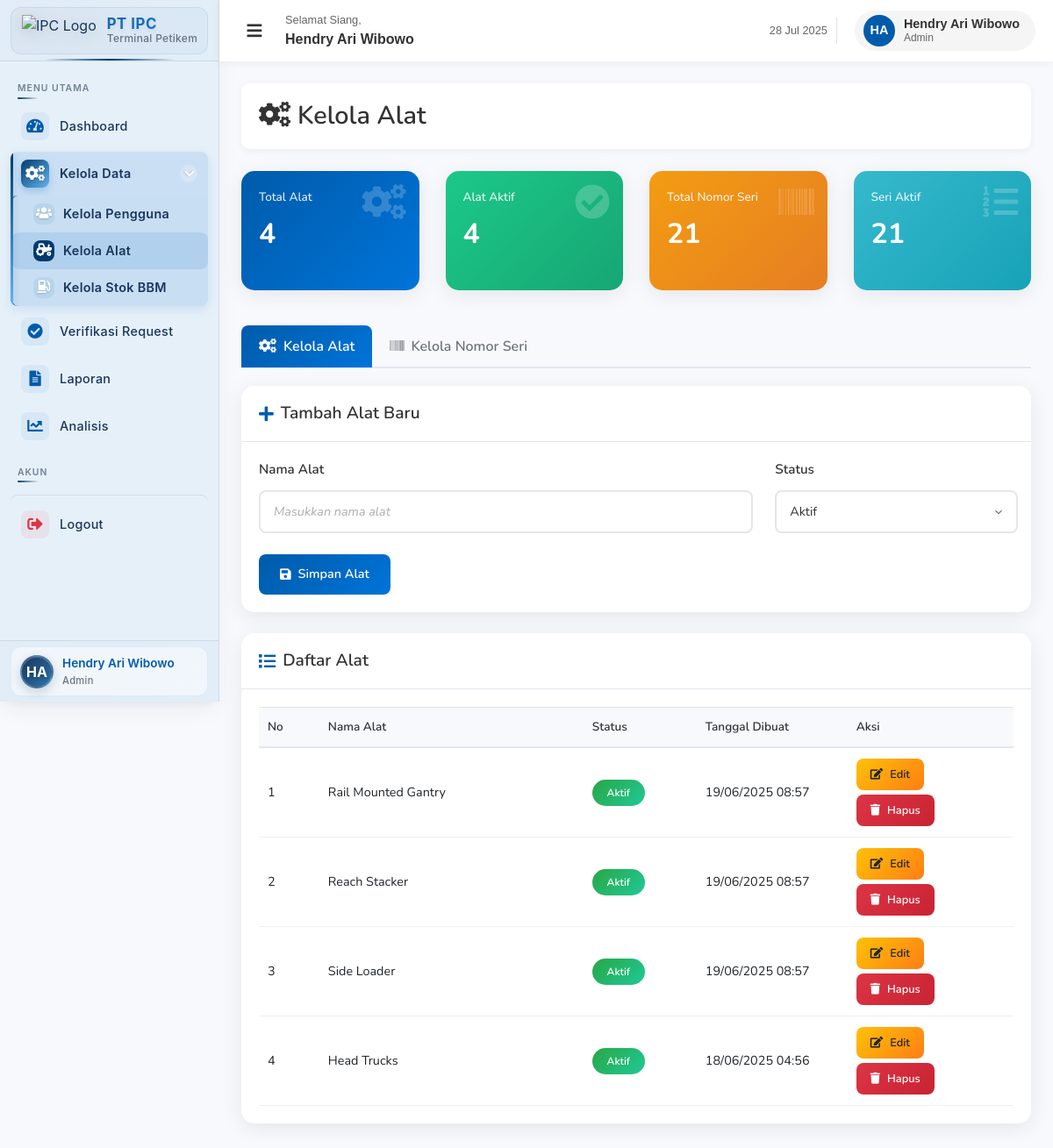
/kelola_alat.php (signed in), run on the app's committed database.
### tables this page shows
CREATE TABLE `alat` (
  `id_alat` int(2) NOT NULL,
  `nama_alat` varchar(20) NOT NULL,
  `status` enum('aktif','nonaktif') DEFAULT 'aktif',
  `created_at` timestamp NOT NULL DEFAULT current_timestamp()
);

### kelola_alat.php (the view, shortened to what this page needs)
<?php
require_once('../../config/db.php');
$edit_alat = null;
$alat_query = "SELECT * FROM alat ORDER BY created_at DESC";
$alat_result = mysqli_query($conn, $alat_query);
$total_alat = mysqli_query($conn, "SELECT COUNT(*) as total FROM alat");
$total_alat_count = mysqli_fetch_assoc($total_alat)['total'];
$alat_aktif = mysqli_query($conn, "SELECT COUNT(*) as total FROM alat WHERE status = 'aktif'");
$alat_aktif_count = mysqli_fetch_assoc($alat_aktif)['total'];
$total_nomor_seri = mysqli_query($conn, "SELECT COUNT(*) as total FROM nomor_seri");
$total_nomor_seri_count = mysqli_fetch_assoc($total_nomor_seri)['total'];
$seri_aktif = mysqli_query($conn, "SELECT COUNT(*) as total FROM nomor_seri WHERE status = 'aktif'");
$seri_aktif_count = mysqli_fetch_assoc($seri_aktif)['total'];
?>
<!DOCTYPE html>
<html lang="id">
<head>
    <link rel="stylesheet" href="https://cdnjs.cloudflare.com/ajax/libs/font-awesome/5.15.3/css/all.min.css">
    <link rel="stylesheet" href="https://cdnjs.cloudflare.com/ajax/libs/bootstrap/4.6.0/css/bootstrap.min.css">
</head>
<body>
    <?php
    include('../../includes/sidebar.php');
    include('../../includes/topbar.php');
    ?>
    <div class="main-content">
        <div class="page-header">
            <h1><i class="fas fa-cogs mr-2"></i>Kelola Alat</h1>
        </div>
        <div class="row mb-4">
            <div class="col-xl-3 col-lg-6 col-md-6 col-sm-6 mb-3">
                <div class="card card-stats primary h-100">
                    <div class="card-body">
                        <div class="stats-text">Total Alat</div>
                        <div class="stats-number"><?php echo $total_alat_count; ?></div>
                        <i class="fas fa-cogs stats-icon"></i>
                    </div>
                </div>
            </div>
            <div class="col-xl-3 col-lg-6 col-md-6 col-sm-6 mb-3">
                <div class="card card-stats success h-100">
                    <div class="card-body">
                        <div class="stats-text">Alat Aktif</div>
                        <div class="stats-number"><?php echo $alat_aktif_count; ?></div>
                        <i class="fas fa-check-circle stats-icon"></i>
                    </div>
                </div>
            </div>
            <div class="col-xl-3 col-lg-6 col-md-6 col-sm-6 mb-3">
                <div class="card card-stats warning h-100">
                    <div class="card-body">
                        <div class="stats-text">Total Nomor Seri</div>
                        <div class="stats-number"><?php echo $total_nomor_seri_count; ?></div>
                        <i class="fas fa-barcode stats-icon"></i>
                    </div>
                </div>
            </div>
            <div class="col-xl-3 col-lg-6 col-md-6 col-sm-6 mb-3">
                <div class="card card-stats info h-100">
                    <div class="card-body">
                        <div class="stats-text">Seri Aktif</div>
                        <div class="stats-number"><?php echo $seri_aktif_count; ?></div>
                        <i class="fas fa-list-ol stats-icon"></i>
                    </div>
                </div>
            </div>
        </div>
        <ul class="nav nav-tabs" id="alatTabs" role="tablist">
            <li class="nav-item">
                <a class="nav-link <?php echo (!isset($_GET['edit_seri']) && (!isset($_GET['tab']) || $_GET['tab'] == 'alat')) ? 'active' : ''; ?>" id="alat-tab" data-toggle="tab" href="#alat" role="tab">
                    <i class="fas fa-cogs mr-2"></i>Kelola Alat
                </a>
            </li>
            <li class="nav-item">
                <a class="nav-link <?php echo (isset($_GET['edit_seri']) || (isset($_GET['tab']) && $_GET['tab'] == 'nomor-seri')) ? 'active' : ''; ?>" id="nomor-seri-tab" data-toggle="tab" href="#nomor-seri" role="tab">
                    <i class="fas fa-barcode mr-2"></i>Kelola Nomor Seri
                </a>
            </li>
        </ul>
        <div class="tab-content" id="alatTabsContent">
            <div class="tab-pane fade <?php echo (!isset($_GET['edit_seri']) && (!isset($_GET['tab']) || $_GET['tab'] == 'alat')) ? 'show active' : ''; ?>" id="alat" role="tabpanel">
                <div class="card mb-4">
                    <div class="card-header">
                        <h5><i class="fas fa-<?php echo $edit_alat ? 'edit' : 'plus'; ?> mr-2"></i><?php echo $edit_alat ? 'Edit Alat' : 'Tambah Alat Baru'; ?></h5>
                    </div>
                    <div class="card-body">
                        <form method="POST">
                            <div class="row">
                                <div class="col-md-8">
                                    <div class="form-group">
                                        <label for="nama_alat">Nama Alat</label>
                                        <input type="text" class="form-control" id="nama_alat" name="nama_alat"
                                               value="<?php echo $edit_alat ? htmlspecialchars($edit_alat['nama_alat']) : ''; ?>"
                                               placeholder="Masukkan nama alat" required>
                                    </div>
                                </div>
                                <div class="col-md-4">
                                    <div class="form-group">
                                        <label for="status">Status</label>
                                        <select class="form-control" id="status" name="status" required>
                                            <option value="aktif" <?php echo ($edit_alat && $edit_alat['status'] == 'aktif') ? 'selected' : ''; ?>>Aktif</option>
                                        </select>
                                    </div>
                                </div>
                            </div>
                            <div class="form-group mb-0">
                                <button type="submit" name="<?php echo $edit_alat ? 'edit_alat' : 'add_alat'; ?>" class="btn btn-primary">
                                    <i class="fas fa-save mr-2"></i><?php echo $edit_alat ? 'Update Alat' : 'Simpan Alat'; ?>
                                </button>
                            </div>
                        </form>
                    </div>
                </div>
                <div class="card">
                    <div class="card-header">
                        <h5><i class="fas fa-list mr-2"></i>Daftar Alat</h5>
                    </div>
                    <div class="card-body">
                        <div class="table-responsive">
                            <table class="table table-hover">
                                <thead>
                                    <tr>
                                        <th width="8%">No</th>
                                        <th width="35%">Nama Alat</th>
                                        <th width="15%">Status</th>
                                        <th width="20%">Tanggal Dibuat</th>
                                        <th width="22%">Aksi</th>
                                    </tr>
                                </thead>
                                <tbody>
                                    <?php
                                    $no = 1;
                                    mysqli_data_seek($alat_result, 0);
                                    while ($alat = mysqli_fetch_assoc($alat_result)):
                                    ?>
                                        <tr>
                                            <td><?php echo $no++; ?></td>
                                            <td><?php echo htmlspecialchars($alat['nama_alat']); ?></td>
                                            <td>
                                                <span class="status-badge status-<?php echo $alat['status']; ?>">
                                                    <?php echo ucfirst($alat['status']); ?>
                                                </span>
                                            </td>
                                            <td><?php echo date('d/m/Y H:i', strtotime($alat['created_at'])); ?></td>
                                            <td>
                                                <div class="action-buttons">
                                                    <a href="?edit_alat=<?php echo $alat['id_alat']; ?>" class="btn btn-warning btn-sm">
                                                        <i class="fas fa-edit"></i> Edit
                                                    </a>
                                                    <form method="POST" style="display: inline;" onsubmit="return confirm('Yakin ingin menghapus alat ini?')">
                                                        <button type="submit" name="delete_alat" class="btn btn-danger btn-sm">
                                                            <i class="fas fa-trash"></i> Hapus
                                                        </button>
                                                    </form>
                                                </div>
                                            </td>
                                        </tr>
                                    <?php endwhile; ?>
                                </tbody>
                            </table>
                        </div>
                    </div>
                </div>
            </div>
        </div>
    </div>
</body>
</html>

### data on the page
alat: nama_alat "Rail Mounted Gantry", status "Aktif", created_at "19/06/2025 08:57"
alat: nama_alat "Reach Stacker", status "Aktif", created_at "19/06/2025 08:57"
alat: nama_alat "Side Loader", status "Aktif", created_at "19/06/2025 08:57"
alat: nama_alat "Head Trucks", status "Aktif", created_at "18/06/2025 04:56"

### other printed values
$initials "HA"
$_SESSION['name'] "Hendry Ari Wibowo"
str_replace('_', ' ', $userRole) "Admin"
$greeting "Selamat Siang"
$userRole "Admin"
$total_alat_count "4"
$alat_aktif_count "4"
$total_nomor_seri_count "21"
$seri_aktif_count "21"
